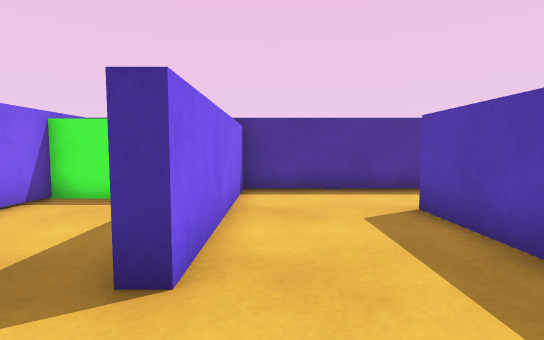
View 1 (above)

19 first-person views from a walk through a scene from a Unity 3-D project. The camera is 0.61 m above the floor, tilts 4° down and sees 85° across. The floor is counted in squares, 0.5 m on a side. Each view is taken from the middle of a square. On the plan, view 1 faces up. The plan holds only what a view shows up to about 13 squares ahead; the rest is blank. The player character is not drawn.

View 2
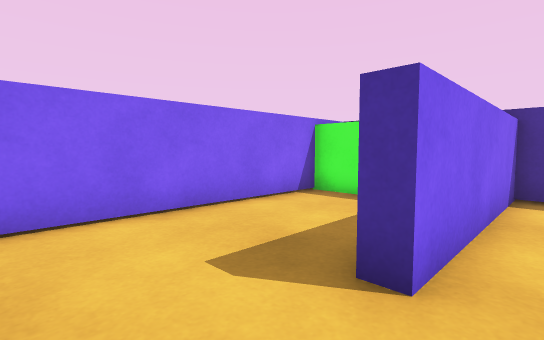

View 3
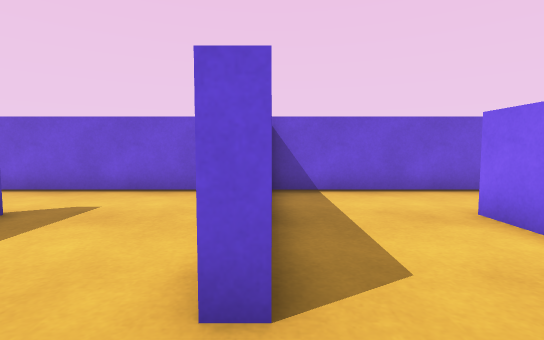

View 4
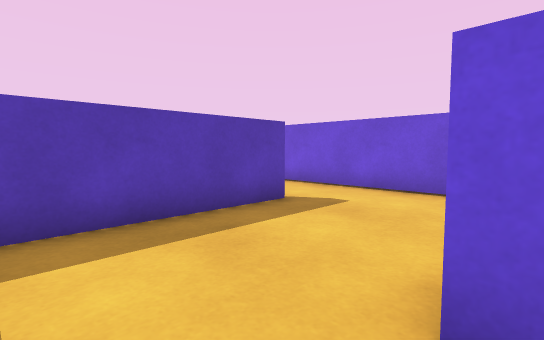

View 5
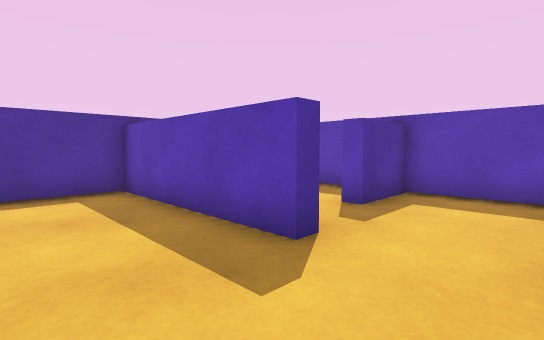

View 6
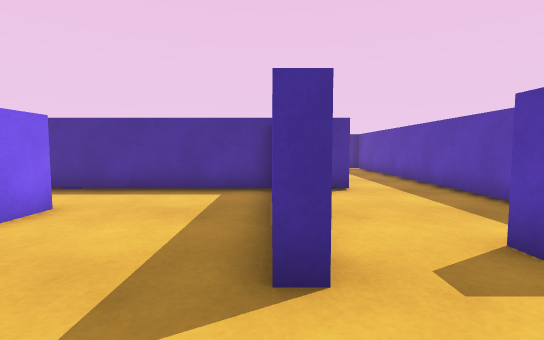

View 7
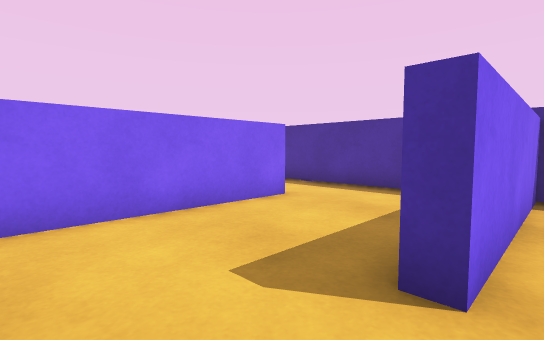

View 8
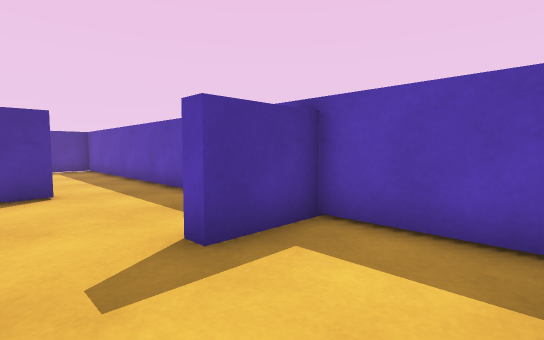

View 9
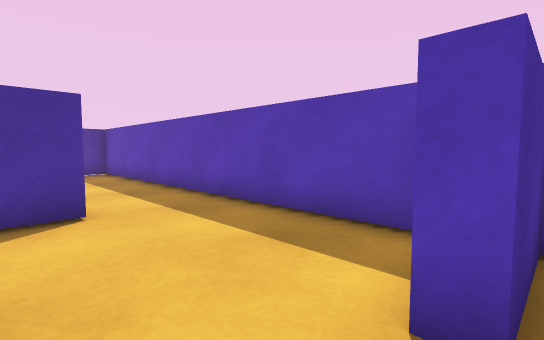

View 10
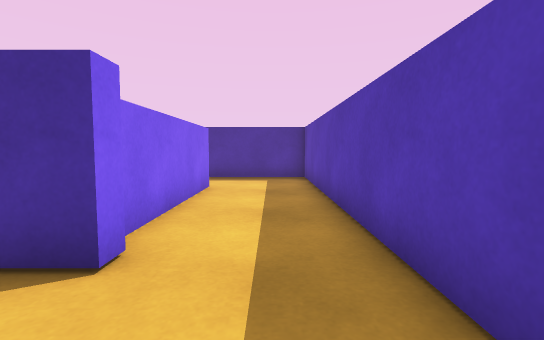

View 11
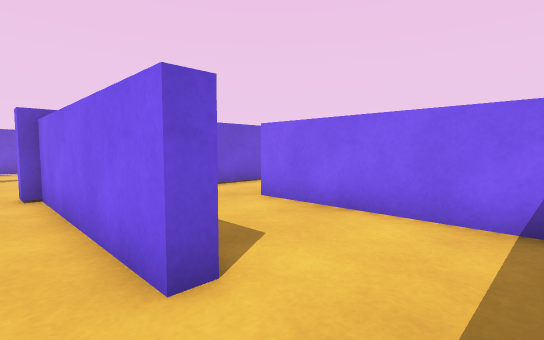

View 12
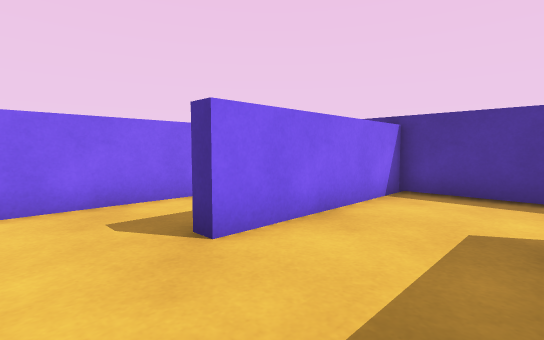

View 13
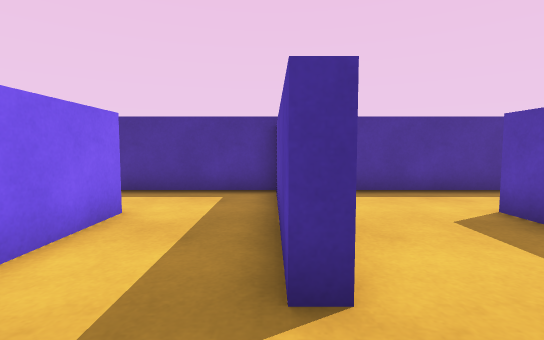

View 14
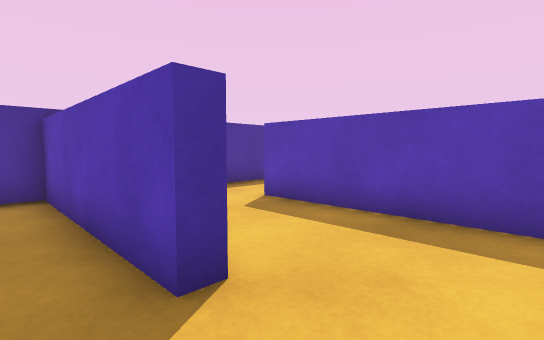

View 15
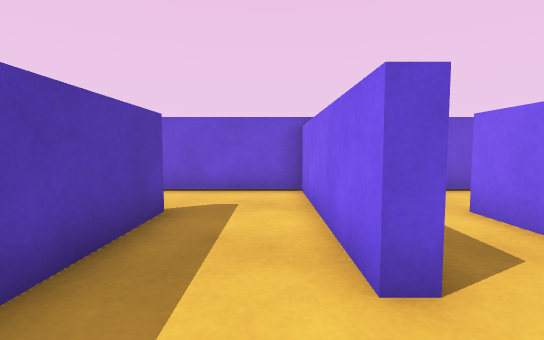

View 16
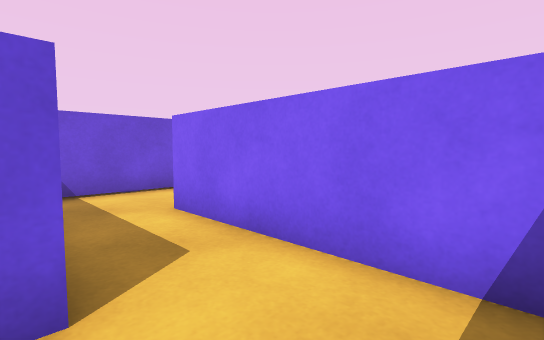

View 17
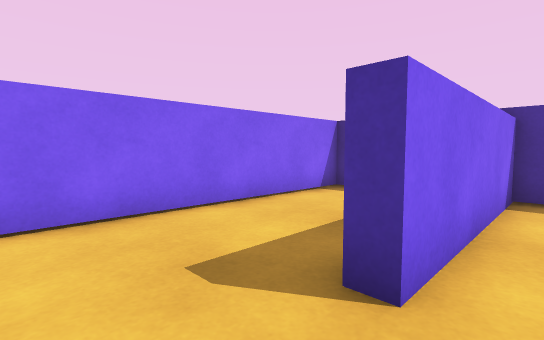

View 18
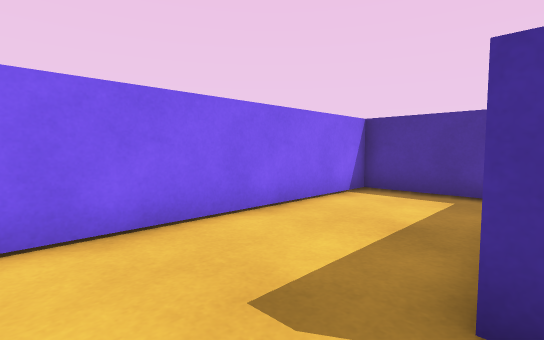

View 19
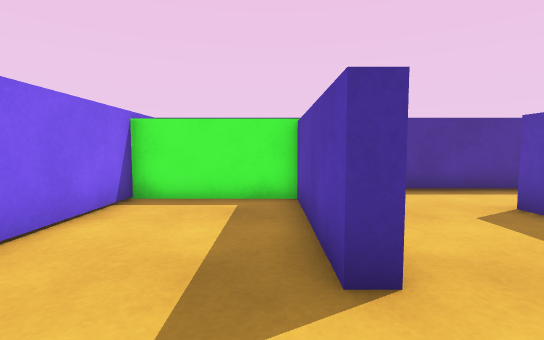

### Floor plan
Ten units are one square. View 1 is at (0, 0); x grows to the right and y downward. Boxes are objects, and circles mark ways between rooms. Rooms are numbered by the first view taken in them; rooms with no view inside come last. Other rooms are left out.
<svg viewBox="-60 -190 199 200">
<path fill="none" stroke="#000" d="M30 -31 30 -60 35 -60 35 -1M51 5 109 5M85 -44 85 -25 80 -25 80 -88 -9 -88 -9 -25 -14 -25 -14 -72M-30 5 30 5M-54 -74 -54 -1M134 -1 134 -32 110 -32 110 -38M94 -101 94 -156 99 -156 99 -94M103 -94 103 -88 85 -88 85 -44M21 -156 21 -94 62 -94M134 -45 134 -185 56 -185 56 -122 51 -122 51 -156M15 -156 21 -156M-24 -185 -54 -185 -54 -101M-29 -94 6 -94M51 -156 51 -185 -9 -185 -9 -122 -14 -122"/>
<rect x="-55" y="-75" width="40" height="10" fill="#bbb"><title>green block</title></rect>
<circle cx="95" cy="-35" r="3" fill="#2a7"/>
<circle cx="35" cy="-160" r="3" fill="#2a7"/>
<text x="20" y="-40">1</text>
<text x="90" y="-120">2</text>
<text x="-20" y="-140">3</text>
</svg>
Room 1 opens to room 2. Room 2 opens to room 3.

Where each view was taken, in squares from view 1:
view 1: 0 up, 0 right, facing up
view 2: 0 up, 0 right, facing up-left
view 3: 8 up, 3 right, facing down
view 4: 8 up, 3 right, facing down-right
view 5: 0 up, 5 right, facing up-right
view 6: 0 up, 8 right, facing up
view 7: 0 up, 9 right, facing up-left
view 8: 0 up, 9 right, facing up-right
view 9: 3 up, 9 right, facing up-right
view 10: 6 up, 12 right, facing up
view 11: 18 up, 11 right, facing down-left
view 12: 10 up, 9 right, facing up-left
view 13: 10 up, 5 right, facing up
view 14: 10 up, 4 right, facing up-right
view 15: 18 up, 3 right, facing down
view 16: 18 up, 2 right, facing down-left
view 17: 10 up, 0 right, facing up-left
view 18: 10 up, 1 left, facing up-left
view 19: 0 up, 2 left, facing up
